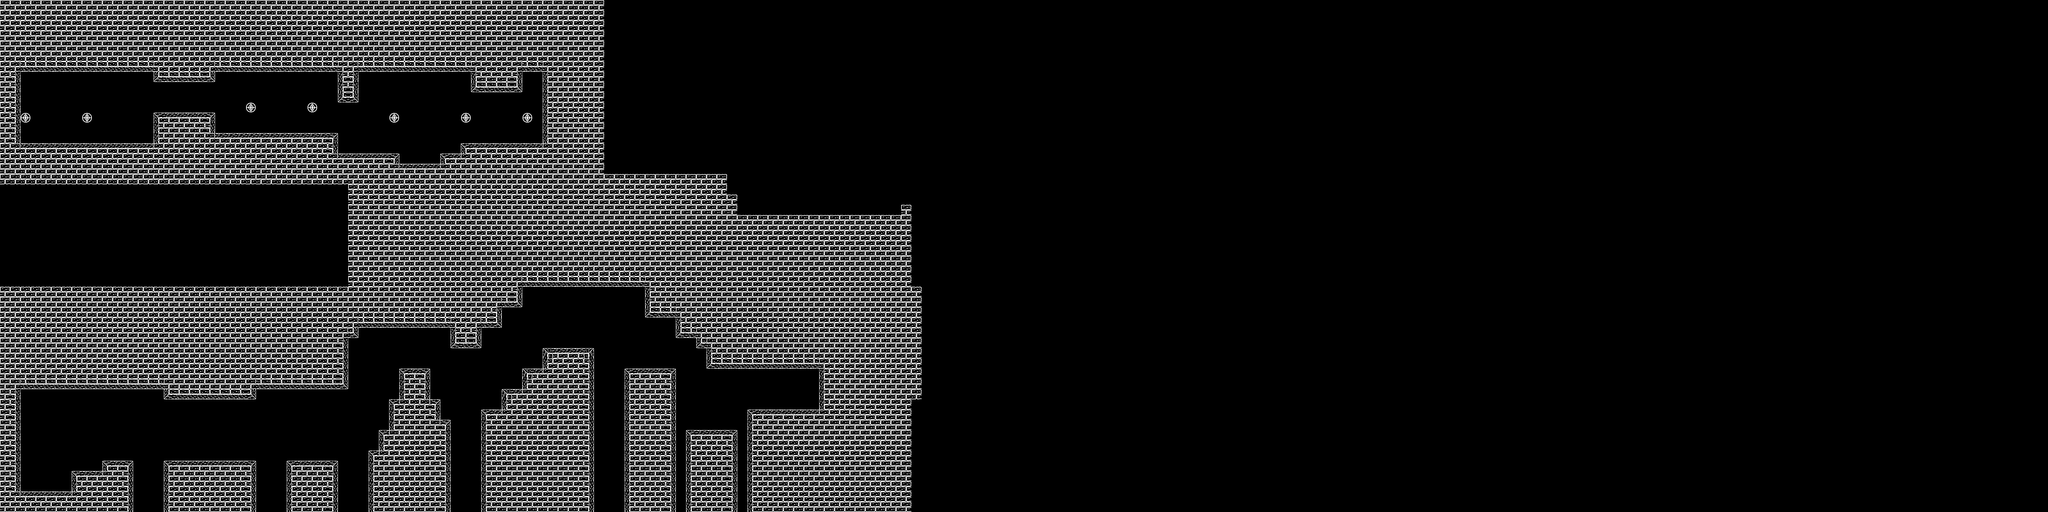

A level layout from a 2D game, rendered from its tile map. Below: a short description, then the map file with tile-grid data replaced by summaries:
An orthogonal 200x50 tile map with 32x32 px tiles, 2 tile layers (ground, decor), 3 tilesets and 18 objects (2x level-end).

<map version="1.8" tiledversion="1.8.2" orientation="orthogonal" renderorder="right-down" width="200" height="50" tilewidth="32" tileheight="32" infinite="0" nextlayerid="10" nextobjectid="83">
 <tileset firstgid="1" name="ground" tilewidth="33" tileheight="32" tilecount="6" columns="0">
  <grid orientation="orthogonal" width="1" height="1" />
  <tile id="0">
   <image width="33" height="32" source="../assets/left.png" />
  </tile>
  <tile id="1">
   <image width="32" height="32" source="../assets/middle.png" />
  </tile>
  <tile id="2">
   <image width="32" height="32" source="../assets/ground-tl.png" />
  </tile>
  <tile id="3">
   <image width="32" height="32" source="../assets/ground-tm.png" />
  </tile>
  <tile id="4">
   <image width="32" height="32" source="../assets/ground-ml.png" />
  </tile>
  <tile id="5">
   <image width="32" height="32" source="../assets/ground-mm.png" />
  </tile>
 </tileset>
 <tileset firstgid="7" source="decors.tsx" />
 <tileset firstgid="18" source="entities.tsx" />
 <layer id="1" name="ground" width="200" height="50">
  <data>[10000 cells, 2544 non-empty, 4 distinct tile ids]</data>
 </layer>
 <objectgroup id="7" name="entities">
  <object id="58" name="level-end" x="1504" y="352" width="96" height="96" />
  <object id="64" template="ghost.tx" x="512" y="416" />
  <object id="65" template="ghost.tx" x="640" y="288" />
  <object id="66" template="ghost.tx" x="1376" y="448" />
  <object id="67" template="ghost.tx" x="1024" y="320" />
  <object id="69" template="ghost.tx" x="448" y="1408" />
  <object id="70" template="ghost.tx" x="832" y="1408" />
  <object id="71" template="ghost.tx" x="832" y="1280" />
  <object id="72" template="ghost.tx" x="1280" y="1120" />
  <object id="74" template="ghost.tx" x="1280" y="1312" />
  <object id="75" template="ghost.tx" x="1600" y="1216" />
  <object id="76" template="ghost.tx" x="1760" y="1056" />
  <object id="77" template="ghost.tx" x="2208" y="1344" />
  <object id="78" name="level-end" x="2400" y="1184" width="96" height="96" />
  <object id="80" template="ghost.tx" x="2208" y="1248" />
  <object id="81" template="ghost.tx" x="2016" y="1120" />
  <object id="82" template="ghost.tx" x="1760" y="960" />
 </objectgroup>
 <layer id="3" name="decor" width="200" height="50">
  <data>[10000 cells, 11 non-empty, 3 distinct tile ids]</data>
 </layer>
 <objectgroup id="9" name="level-start">
  <object id="56" x="128" y="1504" width="32" height="32" />
 </objectgroup>
</map>